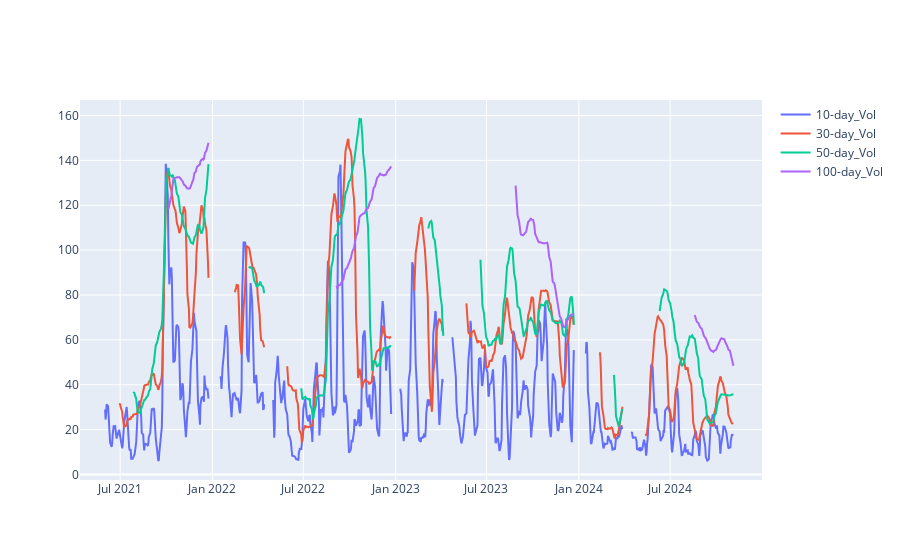

Write notebook code for a chart like this one.
### Markdown cell above
# Historical Volatility

### Code cell
histvol = Position_Reporting(positions, 'UKA', current_date).rolling_vol()

fig = go.Figure()
for i in list(histvol)[1:]:
    fig.add_trace(go.Scatter(x=histvol['Date'], y=histvol[i], name=i))#, base=0))
    
fig.show()

### Figure 1 — Plotly figure (JSON) as saved in the notebook; plotly's stock layout.template omitted (floating-point values rounded to 4 significant figures; data arrays with more than 128 entries replaced by an {"elided": "..."} marker saying what was removed)
{"data": [{"name": "10-day_Vol", "type": "scatter", "x": {"elided": "972 str values"}, "y": {"elided": "972 float values"}}, {"name": "30-day_Vol", "type": "scatter", "x": {"elided": "972 str values"}, "y": {"elided": "972 float values"}}, {"name": "50-day_Vol", "type": "scatter", "x": {"elided": "972 str values"}, "y": {"elided": "972 float values"}}, {"name": "100-day_Vol", "type": "scatter", "x": {"elided": "972 str values"}, "y": {"elided": "972 float values"}}], "layout": {}}
